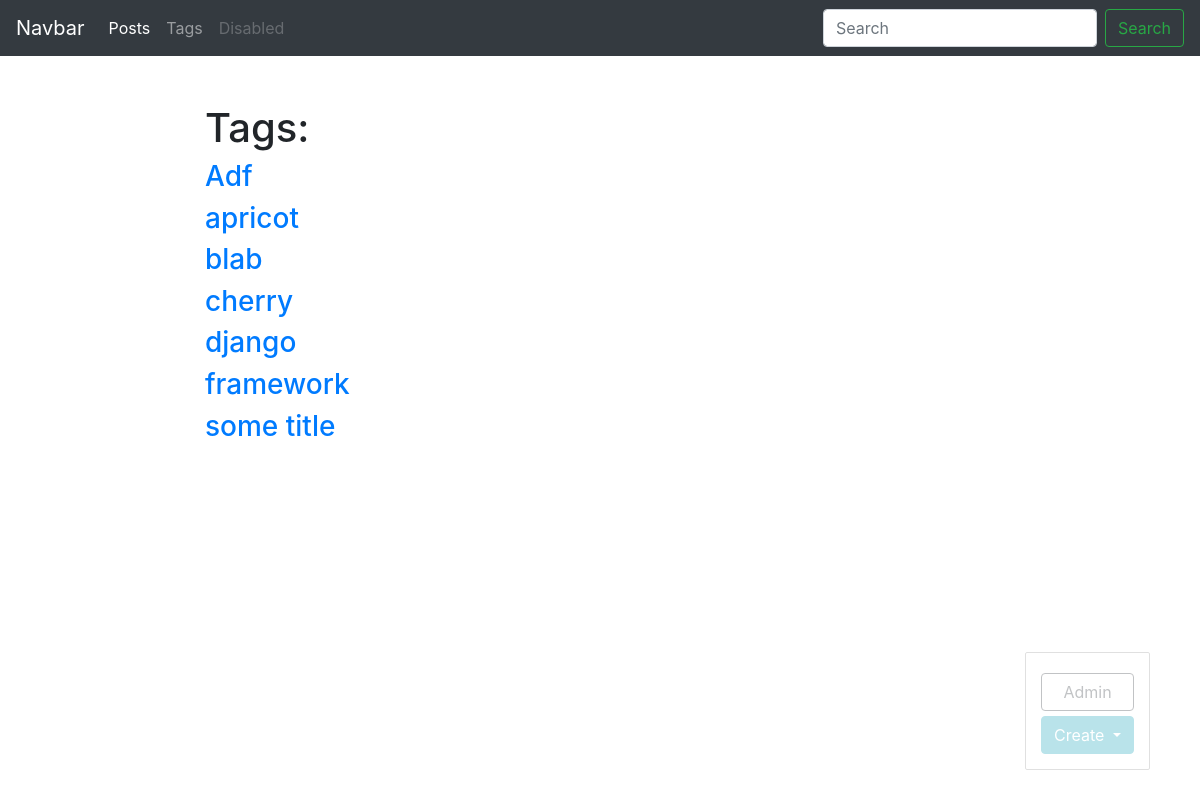
The app's page /blog/tags/ (signed in) with its own data.
### blog/models.py (models this page shows, shortened)
class Tag(models.Model):
    title = models.CharField(max_length=50)
    slug = models.SlugField(max_length=50, unique=True)
    def get_absolute_url(self):  # согласовано с Django
        return reverse('tag_detail_url', kwargs={'slug': self.slug})
    class Meta:
        ordering = ['title']

### blog/views.py (the view)
# urls.py: path('tags/', tags_list, name='tags_list_url'),
def tags_list(request):
    tags = Tag.objects.all()
    return render(request, 'blog/tags_list.html', context={'tags': tags})

### blog/templates/blog/tags_list.html (shortened to what this page needs)
{% extends 'blog/base_blog.html' %}
{% block content %}
    <h1 class="mb5">Tags:</h1>
    {% for tag in tags %}
<h3><a href="{{ tag.get_absolute_url }}">{{ tag.title }}</a></h3>
    {% endfor %}
{% endblock %}

### records on screen
Tag: title "Adf"
Tag: title "apricot"
Tag: title "blab"
Tag: title "cherry"
Tag: title "django"
Tag: title "framework"
Tag: title "some title"
